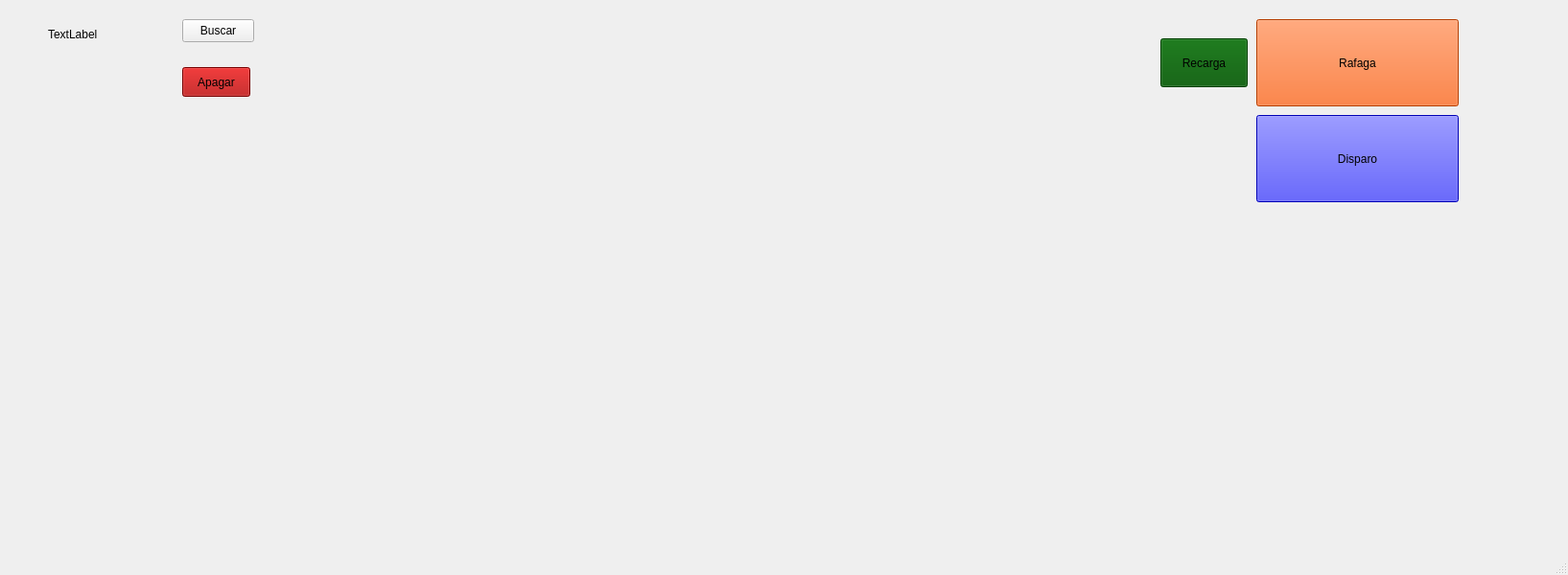
<?xml version="1.0" encoding="UTF-8"?>
<ui version="4.0">
 <class>MainWindow</class>
 <widget class="QMainWindow" name="MainWindow">
  <property name="geometry">
   <rect>
    <x>0</x>
    <y>0</y>
    <width>1635</width>
    <height>600</height>
   </rect>
  </property>
  <property name="windowTitle">
   <string>MainWindow</string>
  </property>
  <widget class="QWidget" name="centralwidget">
   <widget class="QPushButton" name="apagar_button">
    <property name="geometry">
     <rect>
      <x>190</x>
      <y>70</y>
      <width>71</width>
      <height>31</height>
     </rect>
    </property>
    <property name="styleSheet">
     <string notr="true">background-color: rgb(170, 0, 0);</string>
    </property>
    <property name="text">
     <string>Apagar</string>
    </property>
   </widget>
   <widget class="QLabel" name="label">
    <property name="geometry">
     <rect>
      <x>50</x>
      <y>20</y>
      <width>111</width>
      <height>31</height>
     </rect>
    </property>
    <property name="text">
     <string>TextLabel</string>
    </property>
   </widget>
   <widget class="QPushButton" name="buscar_arduino">
    <property name="geometry">
     <rect>
      <x>190</x>
      <y>20</y>
      <width>75</width>
      <height>24</height>
     </rect>
    </property>
    <property name="text">
     <string>Buscar</string>
    </property>
   </widget>
   <widget class="QPushButton" name="botonDisparo">
    <property name="geometry">
     <rect>
      <x>1310</x>
      <y>120</y>
      <width>211</width>
      <height>91</height>
     </rect>
    </property>
    <property name="styleSheet">
     <string notr="true">background-color: rgb(0, 0, 255);</string>
    </property>
    <property name="text">
     <string>Disparo</string>
    </property>
   </widget>
   <widget class="QPushButton" name="botonRafaga">
    <property name="geometry">
     <rect>
      <x>1310</x>
      <y>20</y>
      <width>211</width>
      <height>91</height>
     </rect>
    </property>
    <property name="styleSheet">
     <string notr="true">background-color: rgb(255, 85, 0);</string>
    </property>
    <property name="text">
     <string>Rafaga</string>
    </property>
   </widget>
   <widget class="QPushButton" name="botonRecarga">
    <property name="geometry">
     <rect>
      <x>1210</x>
      <y>40</y>
      <width>91</width>
      <height>51</height>
     </rect>
    </property>
    <property name="styleSheet">
     <string notr="true">background-color: rgb(0, 85, 0);</string>
    </property>
    <property name="text">
     <string>Recarga</string>
    </property>
   </widget>
  </widget>
  <widget class="QMenuBar" name="menubar">
   <property name="geometry">
    <rect>
     <x>0</x>
     <y>0</y>
     <width>1635</width>
     <height>25</height>
    </rect>
   </property>
  </widget>
  <widget class="QStatusBar" name="statusbar"/>
 </widget>
 <resources/>
 <connections/>
</ui>
